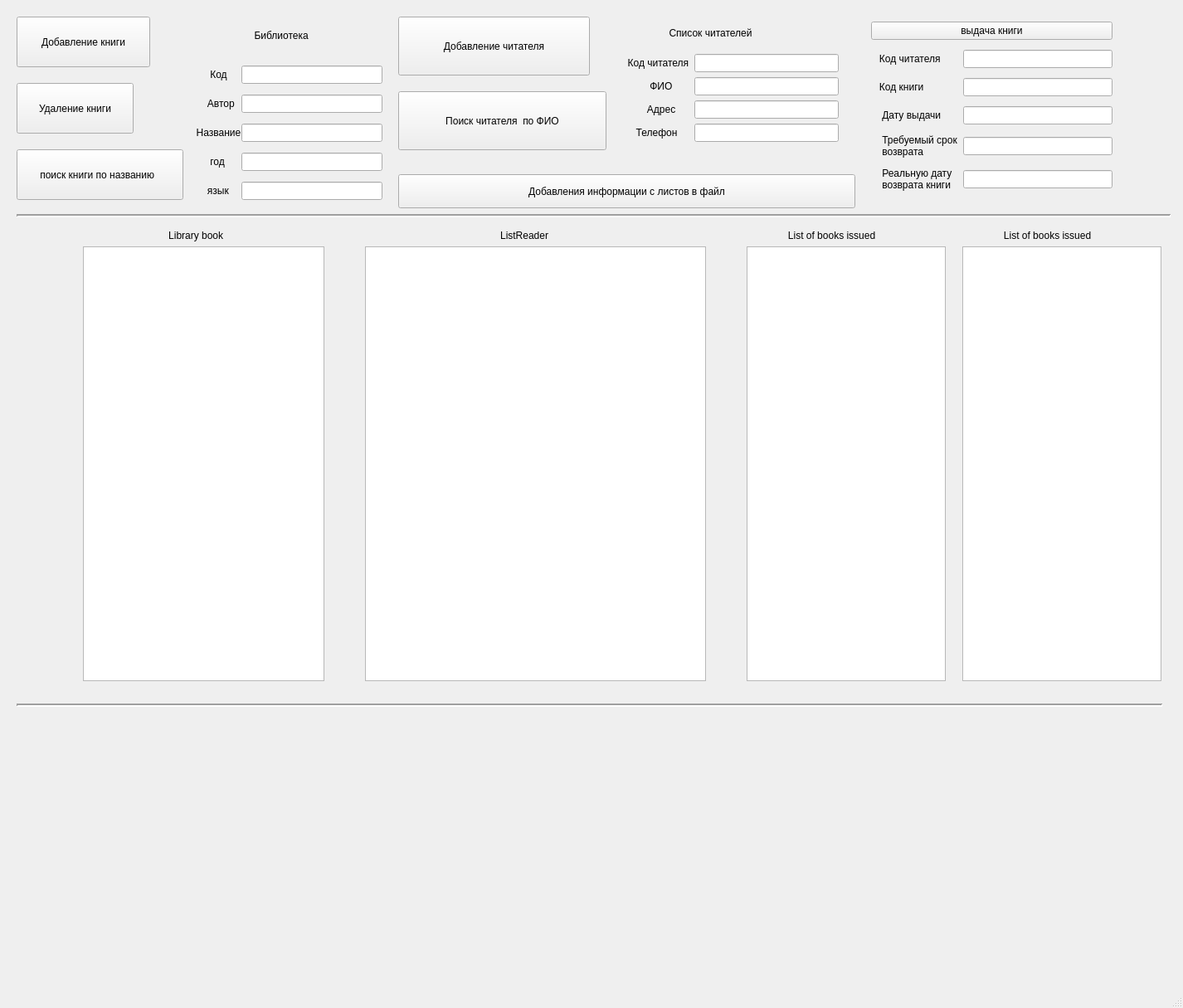
<?xml version="1.0" encoding="UTF-8"?>
<ui version="4.0">
 <class>MainWindow</class>
 <widget class="QMainWindow" name="MainWindow">
  <property name="geometry">
   <rect>
    <x>0</x>
    <y>0</y>
    <width>1426</width>
    <height>1215</height>
   </rect>
  </property>
  <property name="windowTitle">
   <string>MainWindow</string>
  </property>
  <widget class="QWidget" name="centralwidget">
   <widget class="QPushButton" name="findBooksByTitle">
    <property name="geometry">
     <rect>
      <x>20</x>
      <y>180</y>
      <width>201</width>
      <height>61</height>
     </rect>
    </property>
    <property name="text">
     <string>поиск книги по названию  </string>
    </property>
   </widget>
   <widget class="QPushButton" name="findReadersByFullName">
    <property name="geometry">
     <rect>
      <x>480</x>
      <y>110</y>
      <width>251</width>
      <height>71</height>
     </rect>
    </property>
    <property name="text">
     <string>Поиск читателя  по ФИО</string>
    </property>
   </widget>
   <widget class="QPushButton" name="addBook">
    <property name="geometry">
     <rect>
      <x>20</x>
      <y>20</y>
      <width>161</width>
      <height>61</height>
     </rect>
    </property>
    <property name="text">
     <string>Добавление книги</string>
    </property>
   </widget>
   <widget class="QPushButton" name="removeBook">
    <property name="geometry">
     <rect>
      <x>20</x>
      <y>100</y>
      <width>141</width>
      <height>61</height>
     </rect>
    </property>
    <property name="text">
     <string>Удаление книги</string>
    </property>
   </widget>
   <widget class="QPushButton" name="addReader">
    <property name="geometry">
     <rect>
      <x>480</x>
      <y>20</y>
      <width>231</width>
      <height>71</height>
     </rect>
    </property>
    <property name="text">
     <string>Добавление читателя</string>
    </property>
   </widget>
   <widget class="QWidget" name="gridLayoutWidget">
    <property name="geometry">
     <rect>
      <x>230</x>
      <y>20</y>
      <width>231</width>
      <height>221</height>
     </rect>
    </property>
    <layout class="QGridLayout" name="gridLayout_5">
     <property name="leftMargin">
      <number>0</number>
     </property>
     <property name="topMargin">
      <number>0</number>
     </property>
     <property name="horizontalSpacing">
      <number>0</number>
     </property>
     <property name="verticalSpacing">
      <number>13</number>
     </property>
     <item row="3" column="1">
      <widget class="QLineEdit" name="titleLineEdit"/>
     </item>
     <item row="4" column="1">
      <widget class="QLineEdit" name="yearLineEdit"/>
     </item>
     <item row="5" column="0">
      <widget class="QLabel" name="label_3">
       <property name="text">
        <string>      язык</string>
       </property>
      </widget>
     </item>
     <item row="3" column="0">
      <widget class="QLabel" name="label_2">
       <property name="text">
        <string>  Название</string>
       </property>
      </widget>
     </item>
     <item row="4" column="0">
      <widget class="QLabel" name="label_4">
       <property name="text">
        <string>       год</string>
       </property>
      </widget>
     </item>
     <item row="5" column="1">
      <widget class="QLineEdit" name="languageLineEdit"/>
     </item>
     <item row="0" column="0" colspan="2">
      <layout class="QVBoxLayout" name="verticalLayout">
       <item>
        <widget class="QLabel" name="label_10">
         <property name="text">
          <string>                       Библиотека</string>
         </property>
        </widget>
       </item>
      </layout>
     </item>
     <item row="2" column="0">
      <widget class="QLabel" name="label">
       <property name="text">
        <string>      Автор</string>
       </property>
      </widget>
     </item>
     <item row="2" column="1">
      <widget class="QLineEdit" name="authorLineEdit"/>
     </item>
     <item row="1" column="1">
      <widget class="QLineEdit" name="bookCodeLineEdit"/>
     </item>
     <item row="1" column="0">
      <widget class="QLabel" name="label_5">
       <property name="text">
        <string>       Код</string>
       </property>
      </widget>
     </item>
    </layout>
   </widget>
   <widget class="QWidget" name="gridLayoutWidget_2">
    <property name="geometry">
     <rect>
      <x>750</x>
      <y>20</y>
      <width>261</width>
      <height>151</height>
     </rect>
    </property>
    <layout class="QGridLayout" name="gridLayout_2">
     <item row="4" column="0">
      <widget class="QLabel" name="label_8">
       <property name="text">
        <string>         Адрес</string>
       </property>
      </widget>
     </item>
     <item row="3" column="0">
      <widget class="QLabel" name="label_7">
       <property name="text">
        <string>          ФИО</string>
       </property>
      </widget>
     </item>
     <item row="5" column="0">
      <widget class="QLabel" name="label_9">
       <property name="text">
        <string>     Телефон</string>
       </property>
      </widget>
     </item>
     <item row="2" column="1">
      <widget class="QLineEdit" name="readerCodeLineEdit"/>
     </item>
     <item row="3" column="1">
      <widget class="QLineEdit" name="fullNameLineEdit"/>
     </item>
     <item row="1" column="0" colspan="2">
      <widget class="QLabel" name="label_16">
       <property name="text">
        <string>                 Список читателей</string>
       </property>
      </widget>
     </item>
     <item row="4" column="1">
      <widget class="QLineEdit" name="addressLineEdit"/>
     </item>
     <item row="2" column="0">
      <widget class="QLabel" name="label_6">
       <property name="text">
        <string>  Код читателя</string>
       </property>
      </widget>
     </item>
     <item row="5" column="1">
      <widget class="QLineEdit" name="phoneNumberLineEdit"/>
     </item>
    </layout>
   </widget>
   <widget class="QWidget" name="gridLayoutWidget_3">
    <property name="geometry">
     <rect>
      <x>1050</x>
      <y>20</y>
      <width>291</width>
      <height>221</height>
     </rect>
    </property>
    <layout class="QGridLayout" name="gridLayout_3">
     <item row="1" column="1">
      <widget class="QLineEdit" name="readerCodeLineEdit2"/>
     </item>
     <item row="4" column="0">
      <widget class="QLabel" name="label_11">
       <property name="text">
        <string>    Требуемый срок
    возврата </string>
       </property>
      </widget>
     </item>
     <item row="3" column="0">
      <widget class="QLabel" name="label_14">
       <property name="text">
        <string>    Дату выдачи</string>
       </property>
      </widget>
     </item>
     <item row="2" column="1">
      <widget class="QLineEdit" name="bookCodeLineEdit2"/>
     </item>
     <item row="3" column="1">
      <widget class="QLineEdit" name="issueDatelineEdit"/>
     </item>
     <item row="5" column="1">
      <widget class="QLineEdit" name="returnDateLineEdit"/>
     </item>
     <item row="2" column="0">
      <widget class="QLabel" name="label_13">
       <property name="text">
        <string>   Код книги</string>
       </property>
      </widget>
     </item>
     <item row="4" column="1">
      <widget class="QLineEdit" name="dueDatelineEdit"/>
     </item>
     <item row="0" column="0" colspan="2">
      <widget class="QPushButton" name="addBookLoan">
       <property name="text">
        <string>выдача книги</string>
       </property>
      </widget>
     </item>
     <item row="5" column="0">
      <widget class="QLabel" name="label_15">
       <property name="text">
        <string>    Реальную дату
    возврата книги</string>
       </property>
      </widget>
     </item>
     <item row="1" column="0">
      <widget class="QLabel" name="label_12">
       <property name="text">
        <string>   Код читателя</string>
       </property>
      </widget>
     </item>
    </layout>
   </widget>
   <widget class="QWidget" name="verticalLayoutWidget">
    <property name="geometry">
     <rect>
      <x>100</x>
      <y>270</y>
      <width>291</width>
      <height>551</height>
     </rect>
    </property>
    <layout class="QVBoxLayout" name="verticalLayout_2">
     <property name="topMargin">
      <number>7</number>
     </property>
     <item>
      <widget class="QLabel" name="label_17">
       <property name="text">
        <string>                               Library book</string>
       </property>
      </widget>
     </item>
     <item>
      <widget class="QTextEdit" name="bookListTextEdit"/>
     </item>
    </layout>
   </widget>
   <widget class="QWidget" name="verticalLayoutWidget_2">
    <property name="geometry">
     <rect>
      <x>440</x>
      <y>270</y>
      <width>411</width>
      <height>551</height>
     </rect>
    </property>
    <layout class="QVBoxLayout" name="verticalLayout_3">
     <property name="topMargin">
      <number>7</number>
     </property>
     <item>
      <widget class="QLabel" name="label_18">
       <property name="text">
        <string>                                                 ListReader</string>
       </property>
      </widget>
     </item>
     <item>
      <widget class="QTextEdit" name="ReaderListTextEdit"/>
     </item>
    </layout>
   </widget>
   <widget class="QWidget" name="verticalLayoutWidget_3">
    <property name="geometry">
     <rect>
      <x>900</x>
      <y>270</y>
      <width>240</width>
      <height>551</height>
     </rect>
    </property>
    <layout class="QVBoxLayout" name="verticalLayout_4">
     <property name="topMargin">
      <number>7</number>
     </property>
     <item>
      <widget class="QLabel" name="label_19">
       <property name="text">
        <string>               List of books issued</string>
       </property>
      </widget>
     </item>
     <item>
      <widget class="QTextEdit" name="bookLoanListTextEdit"/>
     </item>
    </layout>
   </widget>
   <widget class="QWidget" name="verticalLayoutWidget_4">
    <property name="geometry">
     <rect>
      <x>1160</x>
      <y>270</y>
      <width>240</width>
      <height>551</height>
     </rect>
    </property>
    <layout class="QVBoxLayout" name="verticalLayout_6">
     <property name="topMargin">
      <number>7</number>
     </property>
     <item>
      <widget class="QLabel" name="label_21">
       <property name="text">
        <string>               List of books issued</string>
       </property>
      </widget>
     </item>
     <item>
      <widget class="QTextEdit" name="overdueBookListTextEdit"/>
     </item>
    </layout>
   </widget>
   <widget class="Line" name="line">
    <property name="geometry">
     <rect>
      <x>20</x>
      <y>240</y>
      <width>1391</width>
      <height>41</height>
     </rect>
    </property>
    <property name="lineWidth">
     <number>2</number>
    </property>
    <property name="midLineWidth">
     <number>0</number>
    </property>
    <property name="orientation">
     <enum>Qt::Horizontal</enum>
    </property>
   </widget>
   <widget class="Line" name="line_3">
    <property name="geometry">
     <rect>
      <x>20</x>
      <y>830</y>
      <width>1381</width>
      <height>41</height>
     </rect>
    </property>
    <property name="lineWidth">
     <number>2</number>
    </property>
    <property name="midLineWidth">
     <number>0</number>
    </property>
    <property name="orientation">
     <enum>Qt::Horizontal</enum>
    </property>
   </widget>
   <widget class="QPushButton" name="saveData">
    <property name="geometry">
     <rect>
      <x>480</x>
      <y>210</y>
      <width>551</width>
      <height>41</height>
     </rect>
    </property>
    <property name="text">
     <string>Добавления информации с листов в файл</string>
    </property>
   </widget>
  </widget>
  <widget class="QMenuBar" name="menubar">
   <property name="geometry">
    <rect>
     <x>0</x>
     <y>0</y>
     <width>1426</width>
     <height>22</height>
    </rect>
   </property>
  </widget>
  <widget class="QStatusBar" name="statusbar"/>
 </widget>
 <resources/>
 <connections/>
</ui>
